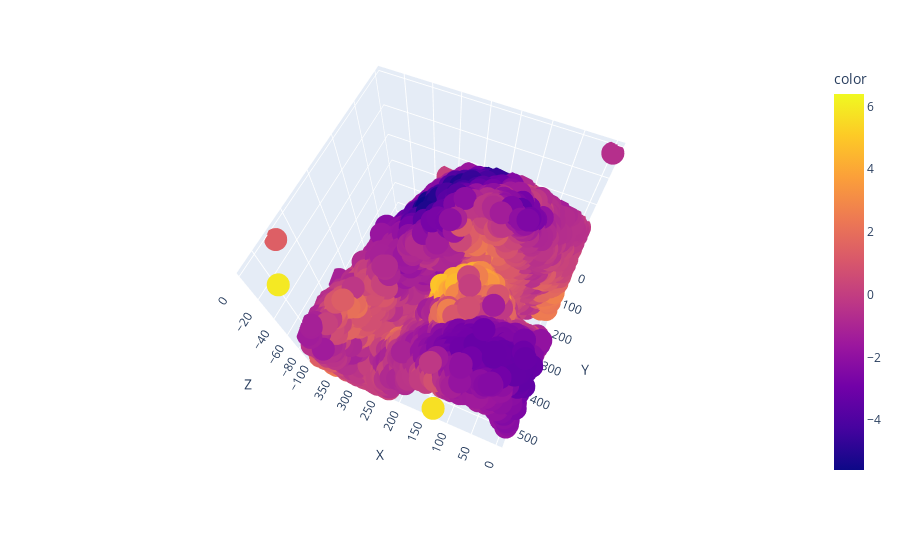

This figure's notebook cell:
### Code cell
fig = px.scatter_3d(df, x="X", y="Y", z="Z", color=pca_array[:, 2])
fig.show()

### Figure 1 — Plotly figure (JSON) as saved in the notebook; plotly's stock layout.template omitted (floating-point values rounded to 4 significant figures; data arrays with more than 128 entries replaced by an {"elided": "..."} marker saying what was removed)
{"data": [{"hovertemplate": "X=%{x}<br>Y=%{y}<br>Z=%{z}<br>color=%{marker.color}<extra></extra>", "legendgroup": "", "marker": {"color": {"elided": "8895 float values"}, "coloraxis": "coloraxis", "symbol": "circle"}, "mode": "markers", "name": "", "scene": "scene", "showlegend": false, "type": "scatter3d", "x": {"elided": "8895 float values"}, "y": {"elided": "8895 float values"}, "z": {"elided": "8895 float values"}}], "layout": {"autosize": true, "coloraxis": {"colorbar": {"title": {"text": "color"}}, "colorscale": [[0, "#0d0887"], [0.1111, "#46039f"], [0.2222, "#7201a8"], [0.3333, "#9c179e"], [0.4444, "#bd3786"], [0.5556, "#d8576b"], [0.6667, "#ed7953"], [0.7778, "#fb9f3a"], [0.8889, "#fdca26"], [1, "#f0f921"]]}, "legend": {"tracegroupgap": 0}, "margin": {"t": 60}, "scene": {"aspectmode": "auto", "aspectratio": {"x": 1, "y": 1, "z": 1}, "camera": {"center": {"x": 0, "y": 0, "z": 0}, "eye": {"x": -0.3831, "y": 0.8966, "z": 1.933}, "projection": {"type": "perspective"}, "up": {"x": 0, "y": 0, "z": 1}}, "domain": {"x": [0, 1], "y": [0, 1]}, "xaxis": {"title": {"text": "X"}, "type": "linear"}, "yaxis": {"title": {"text": "Y"}, "type": "linear"}, "zaxis": {"title": {"text": "Z"}, "type": "linear"}}}}
